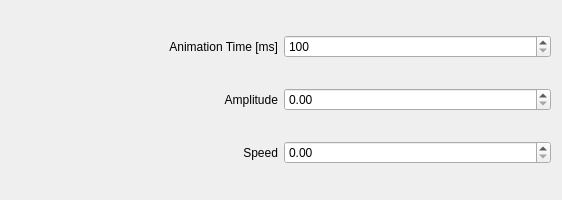
<?xml version="1.0" encoding="UTF-8"?>

<!-- SPDX-License-Identifier: MIT -->

<ui version="4.0">
    <class>RippleConfigForm</class>
    <widget class="QWidget" name="RippleConfigForm">
        <property name="geometry">
            <rect>
                <x>0</x>
                <y>0</y>
                <width>562</width>
                <height>200</height>
            </rect>
        </property>
        <layout class="QGridLayout" name="gridLayout">
            <item row="0" column="0">
                <widget class="QLabel" name="label_duration">
                    <property name="text">
                        <string>Animation Time [ms]</string>
                    </property>
                    <property name="alignment">
                        <set>Qt::AlignRight|Qt::AlignTrailing|Qt::AlignVCenter</set>
                    </property>
                </widget>
            </item>
            <item row="0" column="1">
                <widget class="QSpinBox" name="kcfg_Duration">
                    <property name="minimum">
                        <number>100</number>
                    </property>
                    <property name="maximum">
                        <number>9999</number>
                    </property>
                    <property name="singleStep">
                        <number>50</number>
                    </property>
                </widget>
            </item>
            <item row="1" column="0">
                <widget class="QLabel" name="label_amplitude">
                    <property name="text">
                        <string>Amplitude</string>
                    </property>
                    <property name="alignment">
                        <set>Qt::AlignRight|Qt::AlignTrailing|Qt::AlignVCenter</set>
                    </property>
                </widget>
            </item>
            <item row="1" column="1">
                <widget class="QDoubleSpinBox" name="kcfg_Amplitude">
                    <property name="minimum">
                        <double>0.000000000000000</double>
                    </property>
                    <property name="maximum">
                        <double>500.000000000000000</double>
                    </property>
                    <property name="singleStep">
                        <double>5.0</double>
                    </property>
                </widget>
            </item>
            <item row="2" column="0">
                <widget class="QLabel" name="label_speed">
                    <property name="text">
                        <string>Speed</string>
                    </property>
                    <property name="alignment">
                        <set>Qt::AlignRight|Qt::AlignTrailing|Qt::AlignVCenter</set>
                    </property>
                </widget>
            </item>
            <item row="2" column="1">
                <widget class="QDoubleSpinBox" name="kcfg_Speed">
                    <property name="minimum">
                        <double>0.000000000000000</double>
                    </property>
                    <property name="maximum">
                        <double>300.000000000000000</double>
                    </property>
                    <property name="singleStep">
                        <double>5.0</double>
                    </property>
                </widget>
            </item>
        </layout>
    </widget>
    <resources />
    <connections />
</ui>
